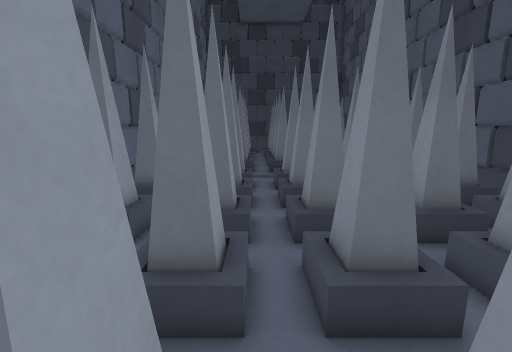
View 1 (above)

22 first-person views from a walk through a level from a Godot 3-D game. The camera is 1.5 m above the floor, tilts 10° down and sees 90° across. The floor is counted in squares, 0.5 m on a side. Each view is taken from the middle of a square. On the plan, view 1 faces up. The plan holds only what a view shows up to about 19 squares ahead; the rest is blank. The place goes on beyond the plan.

View 2
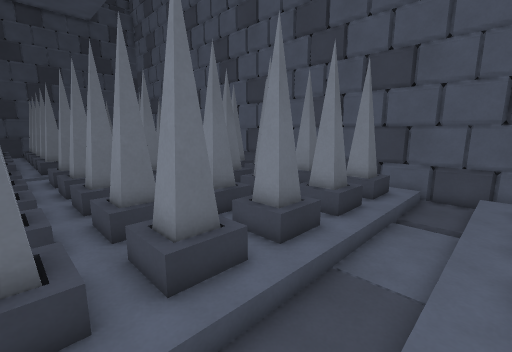

View 3
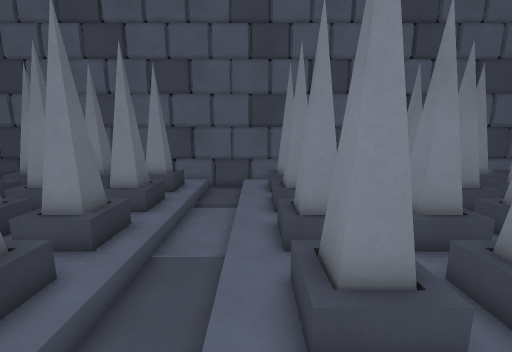

View 4
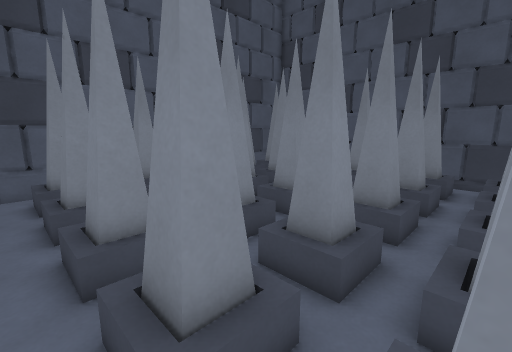

View 5
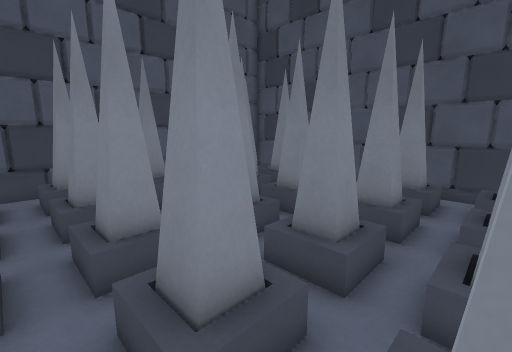

View 6
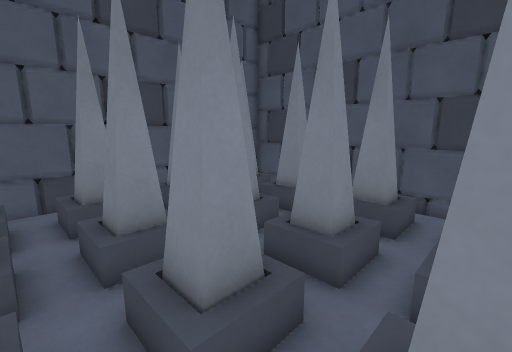

View 7
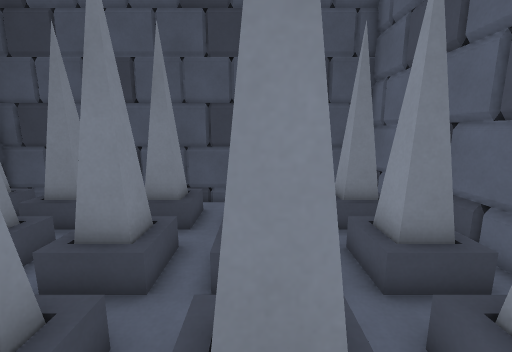

View 8
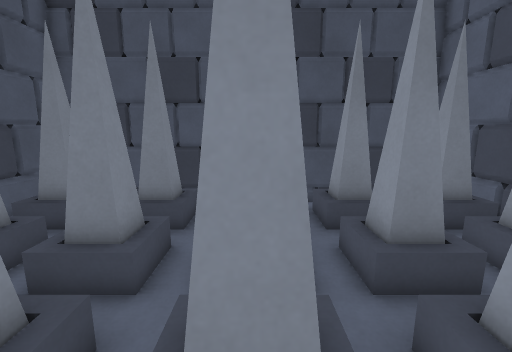

View 9
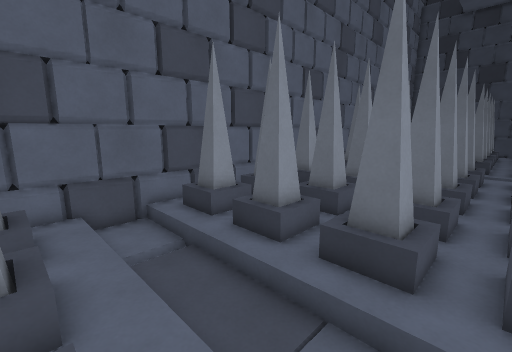

View 10
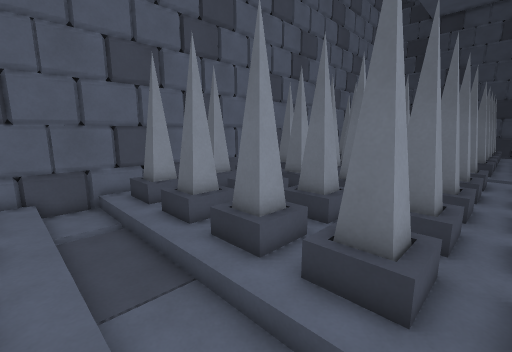

View 11
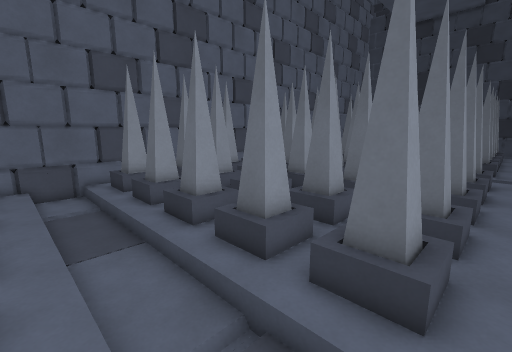

View 12
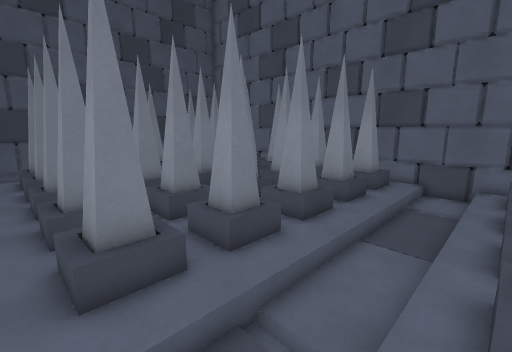

View 13
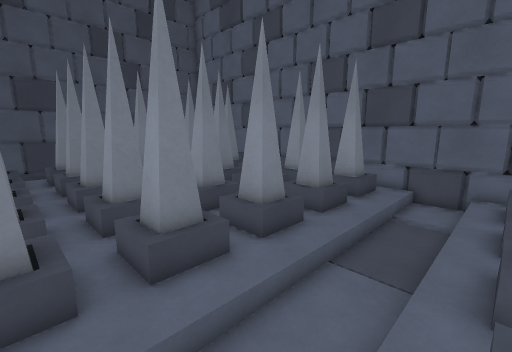

View 14
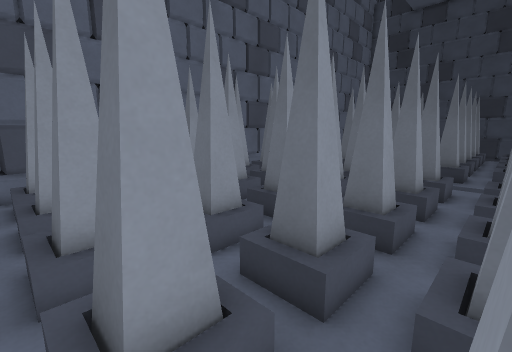

View 15
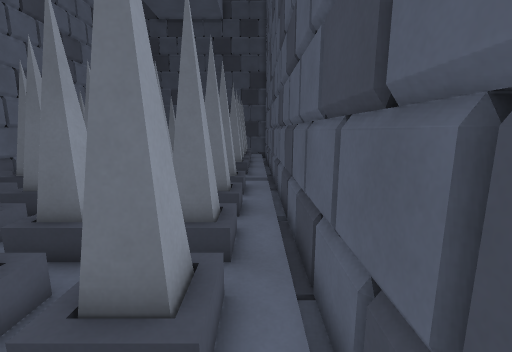

View 16
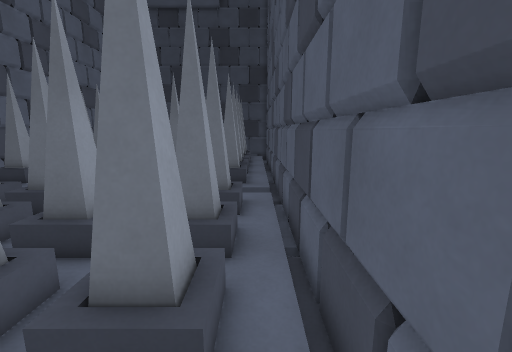

View 17
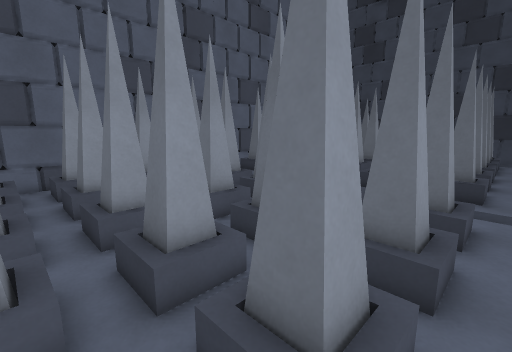

View 18
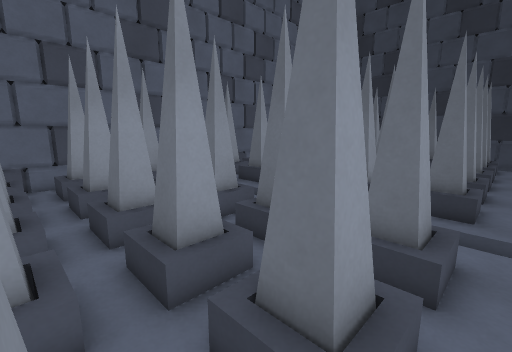

View 19
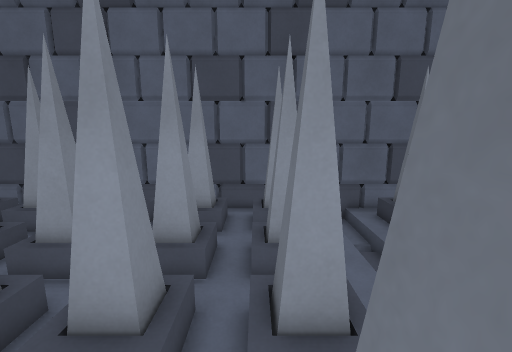

View 20
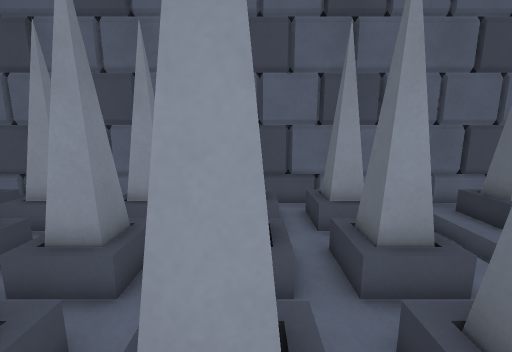

View 21
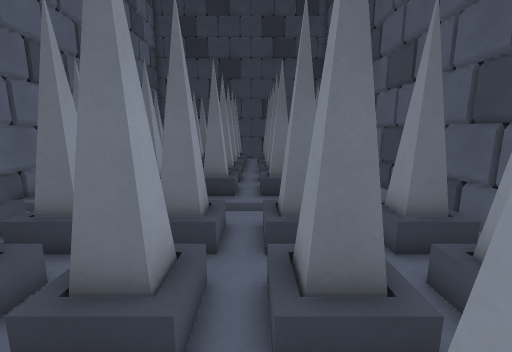

View 22
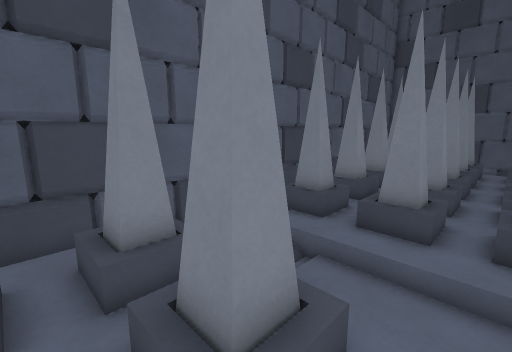

### Floor plan
Key: @ floor where view 1 was taken; # wall or solid block; . main floor; - floor 0.25 m lower than the main floor; _ floor 0.5 m lower than the main floor; / step, stairs or slope; = window, fence, low wall or low ledge; O other object.
Columns run from 6 left of view 1 to 11 right of it. Each row starts with its distance up from view 1.
 19 ### ######### ## #
 18 #................#
 17 #--_-            #
 16 #  .//// // /. /.#
 15 # /./////////.//.#
 14 ###.O#//#O/#/.##.#
 13 #==.O=//=O/=/.==.#
 12 #................#
 11 ###.O#..#O.#O.##.#
 10 ###.OO..OO.OO.##.#
  9 #................#
  8 ###.##..OO.##.##.#
  7 ###.##..OO.##.##.#
  6 #................#
  5 ###.OO..OO.OO.##.#
  4 ###.O#..#O.#O.##.#
  3 #................#
  2 #==.O=//=O/=O.==.#
  1 ###.O#//#O/#O.##.#
  0 #//.//@//////.//.#
 -1 #////////////////#
 -2 #--_---------_---#
 -3 #////////////////#
 -4 #................#
 -5 ###.OO..OO.OO.##.#
 -6 ###.O#..#O.#O.##.#
 -7 #................#
 -8 #==.O=//=O/=O.==.#
 -9 ###.O#//#O/#O.##.#
-10 # ../////////....#
-11 # ../////////....#
-12 ###.O#//#O/#O.##.#
-13   =.O=//=O/=O.==.#
-14  ................#
-15 ###.O#..#O.#O.##.#
-16 ###.OO..OO.OO.##.#
-17 # ...............
-18 ###.##..OO.##.##.
-19 ###.##.. O.##.##.#
-20 #  .. .. .. ..  .#
-21 #      -         #
-22 ##################

Positions as (right, up) in squares from view 1, and headings:
1: (0, 0), facing up
2: (-4, -4), facing up-right
3: (-5, -4), facing right
4: (-4, -4), facing down-right
5: (-4, -7), facing down-right
6: (-1, -10), facing down-right
7: (-1, -10), facing down
8: (2, -10), facing down
9: (4, -5), facing up-left
10: (7, -4), facing up-left
11: (10, -4), facing up-left
12: (10, 0), facing down-left
13: (8, 0), facing down-left
14: (8, 0), facing up-left
15: (10, 1), facing up
16: (10, 4), facing up
17: (10, 5), facing up-left
18: (10, 8), facing up-left
19: (6, 13), facing left
20: (4, 11), facing left
21: (4, 7), facing up
22: (3, 3), facing down-right
